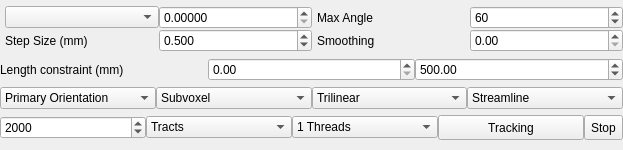
  <widget class="QDockWidget" name="dockWidget_3">
   <property name="sizePolicy">
    <sizepolicy hsizetype="Preferred" vsizetype="Preferred">
     <horstretch>0</horstretch>
     <verstretch>0</verstretch>
    </sizepolicy>
   </property>
   <property name="minimumSize">
    <size>
     <width>623</width>
     <height>150</height>
    </size>
   </property>
   <property name="maximumSize">
    <size>
     <width>65535</width>
     <height>150</height>
    </size>
   </property>
   <property name="windowTitle">
    <string>Step2: setup parameters and perform tracking</string>
   </property>
   <attribute name="dockWidgetArea">
    <number>1</number>
   </attribute>
   <widget class="QWidget" name="dockWidgetContents_3">
    <layout class="QVBoxLayout" name="verticalLayout_2">
     <property name="spacing">
      <number>0</number>
     </property>
     <property name="margin">
      <number>0</number>
     </property>
     <item>
      <layout class="QGridLayout" name="gridLayout">
       <property name="leftMargin">
        <number>0</number>
       </property>
       <property name="topMargin">
        <number>0</number>
       </property>
       <property name="bottomMargin">
        <number>0</number>
       </property>
       <property name="spacing">
        <number>0</number>
       </property>
       <item row="3" column="0">
        <layout class="QHBoxLayout" name="horizontalLayout_9">
         <property name="spacing">
          <number>0</number>
         </property>
         <property name="leftMargin">
          <number>5</number>
         </property>
         <item>
          <widget class="QComboBox" name="tracking_index"/>
         </item>
         <item>
          <widget class="QDoubleSpinBox" name="fa_threshold">
           <property name="sizePolicy">
            <sizepolicy hsizetype="Preferred" vsizetype="Fixed">
             <horstretch>0</horstretch>
             <verstretch>0</verstretch>
            </sizepolicy>
           </property>
           <property name="decimals">
            <number>5</number>
           </property>
           <property name="maximum">
            <double>99.989999999999995</double>
           </property>
           <property name="singleStep">
            <double>0.010000000000000</double>
           </property>
          </widget>
         </item>
        </layout>
       </item>
       <item row="3" column="1">
        <layout class="QHBoxLayout" name="horizontalLayout_10">
         <property name="spacing">
          <number>0</number>
         </property>
         <property name="leftMargin">
          <number>5</number>
         </property>
         <item>
          <widget class="QLabel" name="label_2">
           <property name="text">
            <string>Max Angle</string>
           </property>
          </widget>
         </item>
         <item>
          <widget class="QSpinBox" name="turning_angle">
           <property name="sizePolicy">
            <sizepolicy hsizetype="Preferred" vsizetype="Fixed">
             <horstretch>0</horstretch>
             <verstretch>0</verstretch>
            </sizepolicy>
           </property>
           <property name="suffix">
            <string/>
           </property>
           <property name="maximum">
            <number>90</number>
           </property>
           <property name="singleStep">
            <number>5</number>
           </property>
           <property name="value">
            <number>60</number>
           </property>
          </widget>
         </item>
        </layout>
       </item>
       <item row="10" column="0">
        <layout class="QHBoxLayout" name="horizontalLayout_11">
         <property name="spacing">
          <number>0</number>
         </property>
         <property name="leftMargin">
          <number>5</number>
         </property>
         <item>
          <widget class="QLabel" name="label_5">
           <property name="text">
            <string>Step Size (mm)</string>
           </property>
          </widget>
         </item>
         <item>
          <widget class="QDoubleSpinBox" name="step_size">
           <property name="sizePolicy">
            <sizepolicy hsizetype="Preferred" vsizetype="Fixed">
             <horstretch>0</horstretch>
             <verstretch>0</verstretch>
            </sizepolicy>
           </property>
           <property name="decimals">
            <number>3</number>
           </property>
           <property name="minimum">
            <double>0.001000000000000</double>
           </property>
           <property name="maximum">
            <double>100.000000000000000</double>
           </property>
           <property name="singleStep">
            <double>0.500000000000000</double>
           </property>
           <property name="value">
            <double>0.500000000000000</double>
           </property>
          </widget>
         </item>
        </layout>
       </item>
       <item row="10" column="1">
        <layout class="QHBoxLayout" name="horizontalLayout_12">
         <property name="spacing">
          <number>0</number>
         </property>
         <property name="leftMargin">
          <number>5</number>
         </property>
         <item>
          <widget class="QLabel" name="label_4">
           <property name="text">
            <string>Smoothing</string>
           </property>
          </widget>
         </item>
         <item>
          <widget class="QDoubleSpinBox" name="smoothing">
           <property name="sizePolicy">
            <sizepolicy hsizetype="Preferred" vsizetype="Fixed">
             <horstretch>0</horstretch>
             <verstretch>0</verstretch>
            </sizepolicy>
           </property>
           <property name="maximum">
            <double>1.000000000000000</double>
           </property>
           <property name="singleStep">
            <double>0.100000000000000</double>
           </property>
          </widget>
         </item>
        </layout>
       </item>
      </layout>
     </item>
     <item>
      <layout class="QHBoxLayout" name="length_constraint_layout">
       <property name="spacing">
        <number>0</number>
       </property>
       <property name="topMargin">
        <number>0</number>
       </property>
       <item>
        <widget class="QLabel" name="label_7">
         <property name="text">
          <string>Length constraint (mm)</string>
         </property>
        </widget>
       </item>
       <item>
        <widget class="QDoubleSpinBox" name="min_length">
         <property name="sizePolicy">
          <sizepolicy hsizetype="Preferred" vsizetype="Fixed">
           <horstretch>0</horstretch>
           <verstretch>0</verstretch>
          </sizepolicy>
         </property>
         <property name="maximum">
          <double>1000.000000000000000</double>
         </property>
         <property name="singleStep">
          <double>5.000000000000000</double>
         </property>
         <property name="value">
          <double>0.000000000000000</double>
         </property>
        </widget>
       </item>
       <item>
        <widget class="QDoubleSpinBox" name="max_length">
         <property name="sizePolicy">
          <sizepolicy hsizetype="Preferred" vsizetype="Fixed">
           <horstretch>0</horstretch>
           <verstretch>0</verstretch>
          </sizepolicy>
         </property>
         <property name="minimum">
          <double>1.000000000000000</double>
         </property>
         <property name="maximum">
          <double>10000.000000000000000</double>
         </property>
         <property name="singleStep">
          <double>10.000000000000000</double>
         </property>
         <property name="value">
          <double>500.000000000000000</double>
         </property>
        </widget>
       </item>
      </layout>
     </item>
     <item>
      <layout class="QHBoxLayout" name="horizontalLayout_3">
       <property name="spacing">
        <number>0</number>
       </property>
       <item>
        <widget class="QComboBox" name="initial_direction">
         <property name="sizePolicy">
          <sizepolicy hsizetype="Preferred" vsizetype="Fixed">
           <horstretch>0</horstretch>
           <verstretch>0</verstretch>
          </sizepolicy>
         </property>
         <property name="currentIndex">
          <number>0</number>
         </property>
         <item>
          <property name="text">
           <string>Primary Orientation</string>
          </property>
         </item>
         <item>
          <property name="text">
           <string>Random Orientation</string>
          </property>
         </item>
         <item>
          <property name="text">
           <string>All Orientations</string>
          </property>
         </item>
        </widget>
       </item>
       <item>
        <widget class="QComboBox" name="seed_plan">
         <property name="sizePolicy">
          <sizepolicy hsizetype="Preferred" vsizetype="Fixed">
           <horstretch>0</horstretch>
           <verstretch>0</verstretch>
          </sizepolicy>
         </property>
         <item>
          <property name="text">
           <string>Subvoxel</string>
          </property>
         </item>
         <item>
          <property name="text">
           <string>Voxelwise</string>
          </property>
         </item>
        </widget>
       </item>
       <item>
        <widget class="QComboBox" name="interpolation">
         <property name="sizePolicy">
          <sizepolicy hsizetype="Preferred" vsizetype="Fixed">
           <horstretch>0</horstretch>
           <verstretch>0</verstretch>
          </sizepolicy>
         </property>
         <item>
          <property name="text">
           <string>Trilinear</string>
          </property>
         </item>
         <item>
          <property name="text">
           <string>Gaussian radial basis</string>
          </property>
         </item>
         <item>
          <property name="text">
           <string>Nearest neighbor</string>
          </property>
         </item>
        </widget>
       </item>
       <item>
        <widget class="QComboBox" name="tracking_method">
         <property name="sizePolicy">
          <sizepolicy hsizetype="Preferred" vsizetype="Fixed">
           <horstretch>0</horstretch>
           <verstretch>0</verstretch>
          </sizepolicy>
         </property>
         <item>
          <property name="text">
           <string>Streamline</string>
          </property>
         </item>
         <item>
          <property name="text">
           <string>RK4</string>
          </property>
         </item>
         <item>
          <property name="text">
           <string>Voxel Tracking</string>
          </property>
         </item>
        </widget>
       </item>
      </layout>
     </item>
     <item>
      <layout class="QHBoxLayout" name="horizontalLayout_5">
       <property name="spacing">
        <number>0</number>
       </property>
       <item>
        <widget class="QSpinBox" name="track_count">
         <property name="sizePolicy">
          <sizepolicy hsizetype="Preferred" vsizetype="Fixed">
           <horstretch>0</horstretch>
           <verstretch>0</verstretch>
          </sizepolicy>
         </property>
         <property name="minimum">
          <number>1</number>
         </property>
         <property name="maximum">
          <number>1000000000</number>
         </property>
         <property name="singleStep">
          <number>2000</number>
         </property>
         <property name="value">
          <number>2000</number>
         </property>
        </widget>
       </item>
       <item>
        <widget class="QComboBox" name="tracking_plan">
         <property name="sizePolicy">
          <sizepolicy hsizetype="Preferred" vsizetype="Fixed">
           <horstretch>0</horstretch>
           <verstretch>0</verstretch>
          </sizepolicy>
         </property>
         <property name="minimumSize">
          <size>
           <width>0</width>
           <height>0</height>
          </size>
         </property>
         <property name="currentIndex">
          <number>1</number>
         </property>
         <item>
          <property name="text">
           <string>Seeds</string>
          </property>
         </item>
         <item>
          <property name="text">
           <string>Tracts</string>
          </property>
         </item>
        </widget>
       </item>
       <item>
        <widget class="QComboBox" name="thread_count">
         <property name="sizePolicy">
          <sizepolicy hsizetype="Preferred" vsizetype="Fixed">
           <horstretch>0</horstretch>
           <verstretch>0</verstretch>
          </sizepolicy>
         </property>
         <item>
          <property name="text">
           <string>1 Threads</string>
          </property>
         </item>
         <item>
          <property name="text">
           <string>2 Threads</string>
          </property>
         </item>
         <item>
          <property name="text">
           <string>3 Threads</string>
          </property>
         </item>
         <item>
          <property name="text">
           <string>4 Threads</string>
          </property>
         </item>
         <item>
          <property name="text">
           <string>5 Threads</string>
          </property>
         </item>
         <item>
          <property name="text">
           <string>6 Threads</string>
          </property>
         </item>
         <item>
          <property name="text">
           <string>7 Threads</string>
          </property>
         </item>
         <item>
          <property name="text">
           <string>8 Threads</string>
          </property>
         </item>
         <item>
          <property name="text">
           <string>9 Threads</string>
          </property>
         </item>
         <item>
          <property name="text">
           <string>10 Threads</string>
          </property>
         </item>
         <item>
          <property name="text">
           <string>11 Threads</string>
          </property>
         </item>
         <item>
          <property name="text">
           <string>12 Threads</string>
          </property>
         </item>
        </widget>
       </item>
       <item>
        <widget class="QPushButton" name="perform_tracking">
         <property name="sizePolicy">
          <sizepolicy hsizetype="Preferred" vsizetype="Fixed">
           <horstretch>0</horstretch>
           <verstretch>0</verstretch>
          </sizepolicy>
         </property>
         <property name="maximumSize">
          <size>
           <width>16777215</width>
           <height>25</height>
          </size>
         </property>
         <property name="text">
          <string>Tracking</string>
         </property>
         <property name="icon">
          <iconset resource="../icons.qrc">
           <normaloff>:/icons/icons/run.xpm</normaloff>:/icons/icons/run.xpm</iconset>
         </property>
        </widget>
       </item>
       <item>
        <widget class="QToolButton" name="stopTracking">
         <property name="maximumSize">
          <size>
           <width>16777215</width>
           <height>25</height>
          </size>
         </property>
         <property name="text">
          <string>Stop</string>
         </property>
        </widget>
       </item>
      </layout>
     </item>
    </layout>
   </widget>
  </widget>
